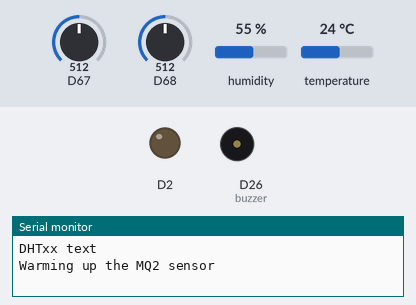
Bench run of a sketch on a simulated Arduino Due. Shown: output pins drawn as LEDs (lit = HIGH), buzzer (waves = sounding, pin HIGH), the last lines printed to the serial monitor. The test bench sets the inputs (shaded band); at power-on: D67 = 512, D68 = 512, humidity 55 %, temperature 24 °C (analog values on the 0–1023 scale).

Above: at 0.1 s.
At 60.1 s:
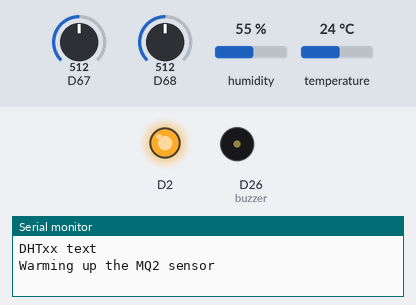
At 62.1 s:
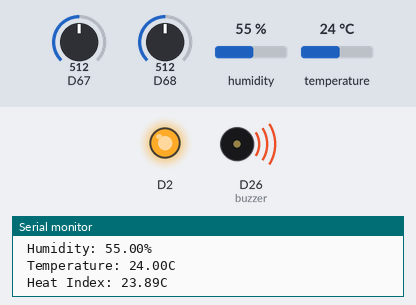
Timing chart, 0 to 63.6 s (numbered marks = the images above):
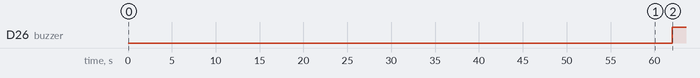

The sketch:

blink_lights.ino
```cpp
#include <Blynk.h>

#include <Adafruit_Sensor.h>

#include <DHT.h>
#include <DHT_U.h>

#define DHTPIN 12
int AO_SPIN = 14;
int AO_GPIN = 13;

#define DHTTYPE DHT11

DHT dht(DHTPIN,DHTTYPE);

const int buzzer = 26;

void setup() {
  pinMode(buzzer, OUTPUT);
  pinMode(AO_SPIN, INPUT);
  pinMode(AO_GPIN, INPUT);
//  pinMode(2,OUTPUT);
    Serial.begin(9600);
    Serial.println(F("DHTxx text"));
    Serial.println("Warming up the MQ2 sensor");
    delay(60000);  // wait for the MQ2 to warm up
    pinMode(2, OUTPUT);
    digitalWrite(2,HIGH);
    analogReadResolution(12);
    dht.begin();

}

void loop() {
  delay(2000);

  int gasValue = analogRead(AO_GPIN);
  int smokeValue = analogRead(AO_SPIN);
  float h = dht.readHumidity();

  float t = dht.readTemperature();

  if(isnan(h)||isnan(h)){
    Serial.println(F("Failed to read from DHT"));
    return;
    }

    float hic = dht.computeHeatIndex(t,h,false);//false is so the system is knows it's celsius

    Serial.print("\nGas sensor AO value: ");
    Serial.println(gasValue);
    Serial.print("\n Smoke sensor AO value: ");
    Serial.println(smokeValue);
    Serial.print(F("\n Humidity: "));
    Serial.print(h);
    Serial.print(F("%\n Temperature: "));
    Serial.print(t);
    Serial.print(F("C\n "));
    Serial.print(F("Heat Index: "));
    Serial.print(hic);
    Serial.print(F("C\n"));

    if (gasValue>1800|| t>35|| smokeValue>1800){
    digitalWrite(buzzer,HIGH);
  }
  else{
    digitalWrite(buzzer,LOW);
  }
//  delay(1000);
//  digitalWrite(2,HIGH);
//  tone(buzzer, 1000,10);
//  delay(1000);
//  digitalWrite(2,LOW);
}
```

Measured:
- by itself, D26 (buzzer): LOW → HIGH at 62.0 s
